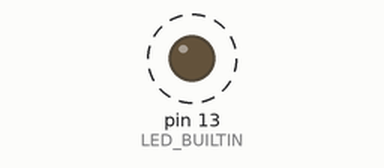
Simulated run of this sketch. Board: Arduino Nano, built with avr-gcc and run on an emulated ATmega328P. On the bench: output pins drawn as LEDs (lit = HIGH). Dashed ring = blinking. What the sketch prints to the serial monitor is not drawn.

Above: at 0.2 s.
Timing chart, 0 to 3.0 s (numbered marks = the images above):
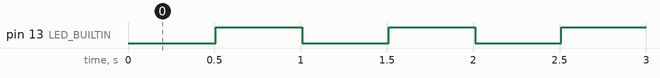

The sketch:

electrolab_nano.ino
```cpp
/*
 * ElectroLab X — Arduino Nano
 * Firmware Stage 1: MOCK SERIAL MEASUREMENTS
 *
 * No INA219 sensor required.
 * All measurements are synthetic.
 */

#include <Arduino.h>
#include <math.h>

const unsigned long SAMPLE_INTERVAL_MS = 500;

unsigned long lastSampleMs = 0;
unsigned long sequenceNumber = 0;

void setup() {
    Serial.begin(115200);

    pinMode(LED_BUILTIN, OUTPUT);
}

void loop() {
    unsigned long now = millis();

    if (now - lastSampleMs < SAMPLE_INTERVAL_MS) {
        return;
    }

    lastSampleMs = now;

    // Time since Arduino startup in seconds.
    float t = now / 1000.0f;

    // Synthetic electrical measurements.
    float voltage = 4.0f + 0.04f * sin(t * 0.2f);
    float current = 450.0f + 15.0f * sin(t * 0.5f);

    // Illustrative 0.1-ohm shunt calculation.
    float shuntVoltage = current * 0.1f;

    // Transmit one JSON packet per line.
    Serial.print(F("{\"version\":1,\"kind\":\"sample\",\"seq\":"));
    Serial.print(sequenceNumber++);

    Serial.print(F(",\"uptime_ms\":"));
    Serial.print(now);

    Serial.print(F(",\"bus_voltage_v\":"));
    Serial.print(voltage, 3);

    Serial.print(F(",\"shunt_voltage_mv\":"));
    Serial.print(shuntVoltage, 3);

    Serial.print(F(",\"current_ma\":"));
    Serial.print(current, 2);

    Serial.println(
        F(",\"source\":\"ARDUINO_MOCK\",\"simulated\":true}")
    );

    digitalWrite(
        LED_BUILTIN,
        !digitalRead(LED_BUILTIN)
    );
}
```

Measured:
- by itself, pin 13 (LED_BUILTIN): alternates HIGH for 0.50 s and LOW for 0.50 s
